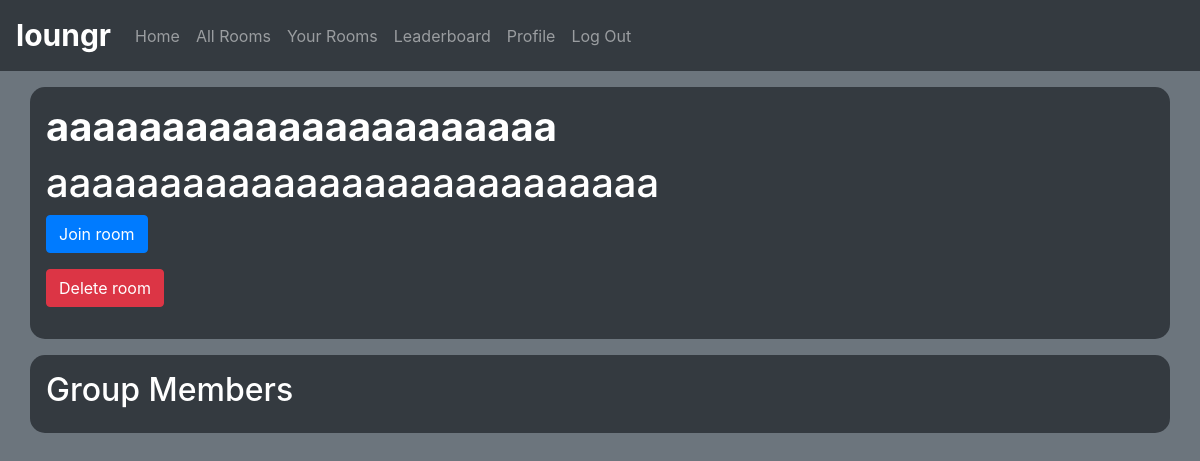
/room/6a02959c (signed in), run on an earlier commit of the app's database.
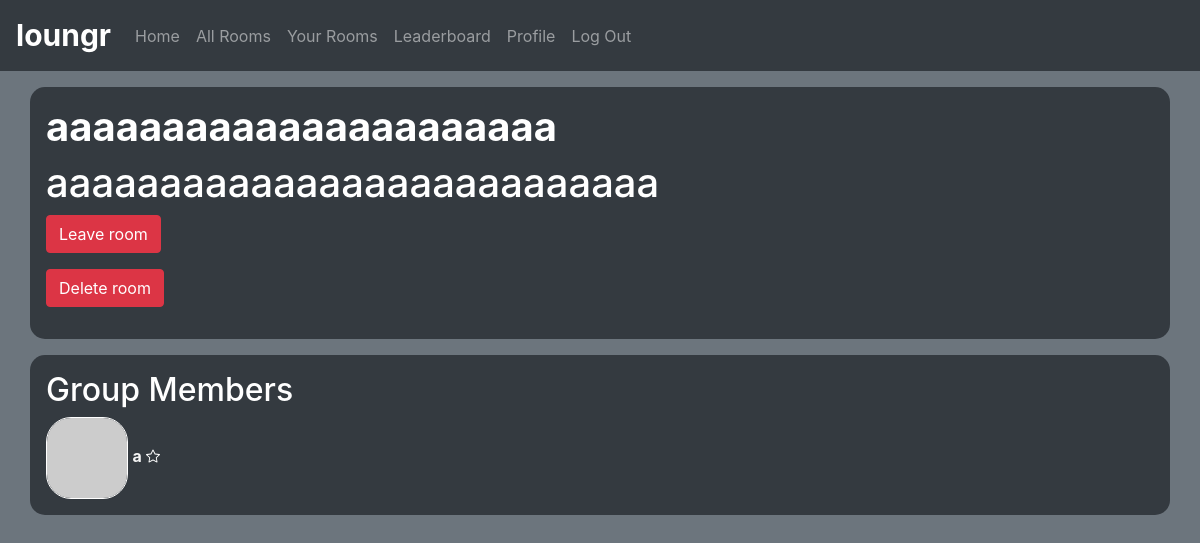
And on a later commit of the database.
### app/models.py (models this page shows, shortened)
class User(UserMixin, db.Model):
    id = db.Column(db.Integer, primary_key=True)
    username = db.Column(db.String(64), index=True, unique=True)
    email = db.Column(db.String(120), index=True, unique=True)
    password_hash = db.Column(db.String(128))
    posts = db.relationship('Post', backref='author', lazy='dynamic')
    replies = db.relationship('Reply', backref='author', lazy='dynamic')
    about_me = db.Column(db.String(140))
    last_seen = db.Column(db.DateTime, default=datetime.utcnow)
    followed = db.relationship(
        'User', secondary = followers,
        primaryjoin = (followers.c.follower_id == id),
        secondaryjoin = (followers.c.followed_id == id),
        backref = db.backref('followers', lazy='dynamic'), lazy='dynamic')
    liked = db.relationship(
    'PostLike',
    foreign_keys='PostLike.user_id',
    backref='user', lazy='dynamic')
    rooms = db.relationship('Room', secondary=members)
    def avatar(self, size):
        digest = md5(self.email.lower().encode('utf-8')).hexdigest()
        return 'https://www.gravatar.com/avatar/{}?d=identicon&s={}'.format(digest, size)
    """
    def followers(self):
        followers = []

        for user in User.query.all():
            if user.is_following(self):
                followers.append(user)

        return len(followers)
    """
    def user_rooms(self):
        return self.rooms

### app/routes.py (the view)
@app.route('/room/<id>')
@login_required
def room(id):
    room = Room.query.filter_by(id=id).first_or_404()
    members = room.get_members()
    app.logger.info("User %s viewed room id:%s successfully.", current_user.username, id)
    return render_template('room.html', room=room, members=members, user=current_user, title=room.name)

### app/models.py (called while the page is built)
@login.user_loader
def load_user(id):
    return User.query.get(int(id))

    def get_members(self):
        users = User.query.all()
        correct = []
        for user in users:
            if self in user.rooms:
                correct.append(user)
        return correct

### app/routes.py (called while the page is built)
@app.before_request
def before_request():
    if current_user.is_authenticated:
        current_user.last_seen = datetime.utcnow()
        db.session.commit()

### app/templates/room.html (shortened to what this page needs)
{% extends "base.html" %}
{% block content %}
    <div class="container p-3 my-3 bg-dark text-white border-0" style="border-radius: 15px">
        <h1 style= "font-weight: bold;">{{room.name}}</h1>
        <h1>{{room.desc}}</h1>
        {% if room not in user.user_rooms() %}
        <p><a class="btn btn-primary" href="/join/{{room.id}}">Join room</a></p>
        {% else %}
        <p><a class="btn btn-danger" href="/leave/{{room.id}}">Leave room</a></p>
        {% endif %}
        {% if user.id == room.admin %}
        <p><a class="btn btn-danger" href="/deleteroom/{{room.id}}">Delete room</a></p>
        {% endif %}
    </div>
    <div class="container p-3 my-3 bg-dark text-white border-0" style="border-radius: 15px">
        <h2>Group Members</h2>
    {% for member in members %}
            <img class= "border border-white"style="border-radius: 25px" src="{{ member.avatar(14) }}">
            <a href="{{ url_for('user', username=member.username) }}"  style="font-weight: bold; color: whitesmoke;">{{ member.username }}</a>
            <br>
        {% endfor %}
    </div>
{% endblock %}

What changed in the data, as far as the page shows it:
now on this page (row edited): User: username "a"
Also different on the page:
text no longer shown: "Join room"
text now shown: "Leave room"
